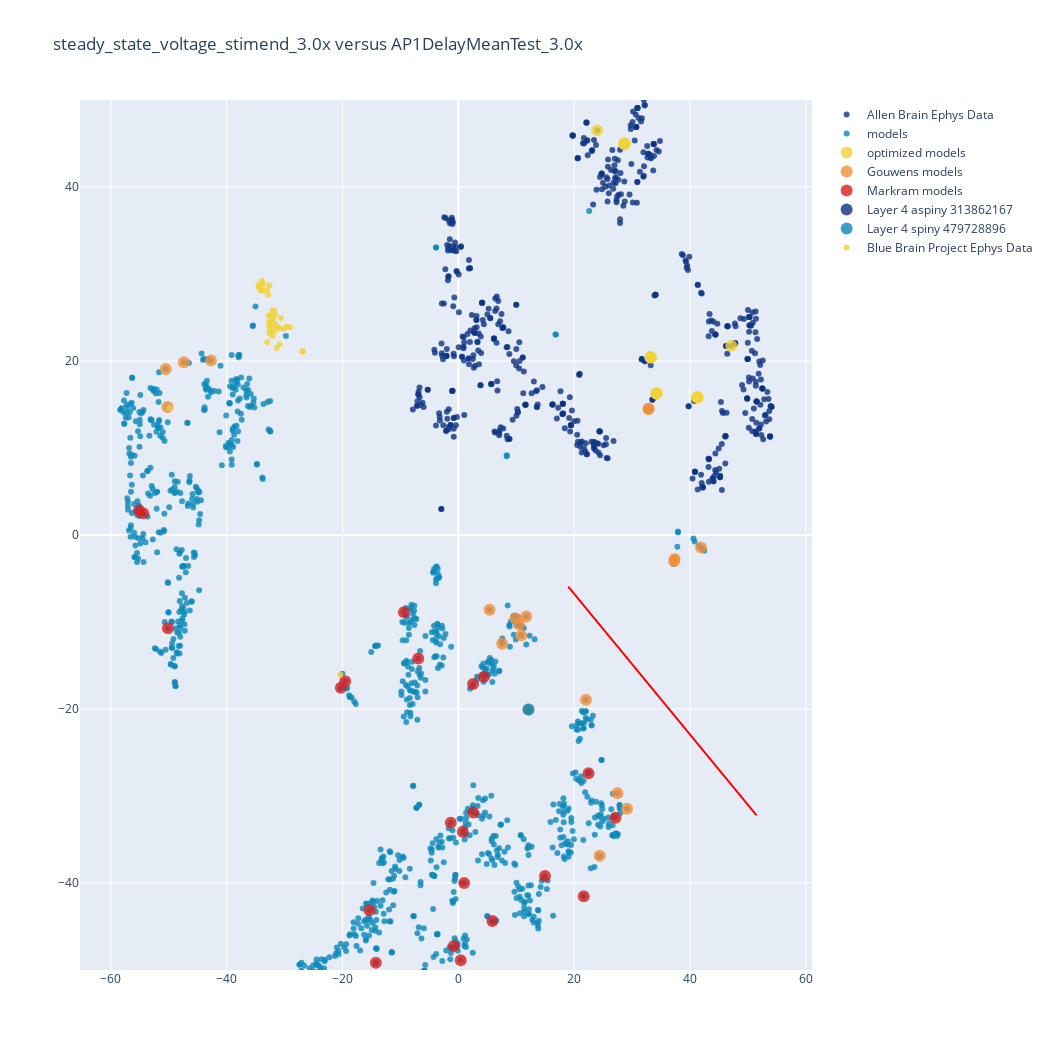

Notebook code cell kept with this figure:
### Code cell
import plotly.express as px
import plotly.graph_objects as go

data = []
trace0=(x[0,experiment_idx_labels],x[1,experiment_idx_labels],'Allen Brain Ephys Data',experiment_idx)
trace1=(x[0,model_index_labels],x[1,model_index_labels],'models',model_idx)
trace2=(x[0,new_model_labels],x[1,new_model_labels],'optimized models',new_models_idx)
trace3=(x[0,gouwens_idx_labels],x[1,gouwens_idx_labels],'Gouwens models',gouwens_idx)
trace4=(x[0,markram_idx_labels],x[1,markram_idx_labels],'Markram models',markram_idx)
trace7=(x[0,bbp],x[1,bbp],'Blue Brain Project Ephys Data',bbp_idx_labels)

trace5=([x[0,experiment_idx_labels][42]],[x[1,experiment_idx_labels]],'Layer 4 aspiny 313862167',experiment_idx_labels)
trace6=([x[0,gouwens_idx_labels][-7]],[x[1,gouwens_idx_labels][-7]],'Layer 4 spiny 479728896',gouwens_idx_labels)

# trace7=([iso[0,gouwens_idx_labels][-7]],[iso[1,gouwens_idx_labels][-7]],'Layer 4 spiny 479728896',gouwens_idx_labels)
#plt.scatter(iso[0,bbp_labels],iso[1,bbp_labels],s=10, c='purple',cmap='rainbow',label='BBP')
trace7=(x[0,bbp],x[1,bbp],'Blue Brain Project Ephys Data',df[bbpindex].index.values)

classif = OneVsRestClassifier(SVC(kernel='linear'))
classif.fit(x.T, groundtruth)
min_x = np.min(x[:, 0])
max_x = np.max(x[:, 0])
w = classif.coef_[0]
a = -w[0] / w[1]
xx = np.linspace(min_x - 5, max_x + 5)  # make sure the line is long enough
yy = a * xx - (classif.intercept_[0]) / w[1]


traces = [trace0,trace1,trace2,trace3,trace4,trace5,trace6,trace7,None]
cnt=0
theme = px.colors.diverging.Portland
for i,ttt in enumerate(traces):
    if cnt==len(theme):
        cnt=0
    if i>1 and i!=7:
        size = 12
    else:
        size = 6
        
    if i==8:
        trace = {
          "line": {
            "dash": "solid", 
            "color": "rgb(255,0,0)", 
            "shape": "linear", 
            "width": 2
          }, 
          "mode": "lines", 
          "name": "Decision Boundary", 
          "text": "Decision Boundary", 
          "type": "scatter", 
          "x": xx, 
          "y": yy,
          "yaxis": "y1", 
          "showlegend": False
        }
    else:
        trace = dict(
            type='scatter',
            text = df[df.index.isin(ttt[3])].index,
            x=ttt[0],
            y=ttt[1],
            mode='markers',
            name=ttt[2],
            marker=dict(
                color=theme[cnt],
                size=size,
                line=dict(
                    color='rgba(217, 217, 217, 0.14)',
                    width=0.5),
                opacity=0.8)
        )
    data.append(trace)
    cnt+=1


layout = go.Layout(yaxis=dict(range=[-50, 50]))
fig = go.Figure(
    data=data,
    layout_title_text="steady_state_voltage_stimend_3.0x versus AP1DelayMeanTest_3.0x", layout=layout
)

#layout = {'scene': {'xaxis': {'showspikes': False}}}
fig.update_layout(
    autosize=False,
    width=1050,
    height=1050
)


pio.show(fig)

### Figure 1 — Plotly figure (JSON) as saved in the notebook; plotly's stock layout.template omitted (floating-point values rounded to 4 significant figures; data arrays with more than 128 entries replaced by an {"elided": "..."} marker saying what was removed)
{"data": [{"marker": {"color": "rgb(12,51,131)", "line": {"color": "rgba(217, 217, 217, 0.14)", "width": 0.5}, "opacity": 0.8, "size": 6}, "mode": "markers", "name": "Allen Brain Ephys Data", "text": {"elided": "581 int values"}, "type": "scatter", "x": {"elided": "581 float values"}, "y": {"elided": "581 float values"}}, {"marker": {"color": "rgb(10,136,186)", "line": {"color": "rgba(217, 217, 217, 0.14)", "width": 0.5}, "opacity": 0.8, "size": 6}, "mode": "markers", "name": "models", "text": {"elided": "968 str values"}, "type": "scatter", "x": {"elided": "968 float values"}, "y": {"elided": "968 float values"}}, {"marker": {"color": "rgb(242,211,56)", "line": {"color": "rgba(217, 217, 217, 0.14)", "width": 0.5}, "opacity": 0.8, "size": 12}, "mode": "markers", "name": "optimized models", "text": [313861539, 313861677, 313862167, 313862167, 313862167, 313862167, 313862167, 313862167, 313862167, 313862167, 313862167, 313862167, 313862167, 313862167, 313862167, 313862167, 313862167, 313862167], "type": "scatter", "x": [23.98, 47.15, 28.69, 28.69, 41.29, 41.29, 28.69, 28.69, 41.29, 41.29, 33.23, 33.23, 34.23, 34.23, 33.23, 33.23, 34.23, 34.23], "y": [46.51, 21.76, 44.98, 44.98, 15.82, 15.82, 44.98, 44.98, 15.82, 15.82, 20.43, 20.43, 16.27, 16.27, 20.43, 20.43, 16.27, 16.27]}, {"marker": {"color": "rgb(242,143,56)", "line": {"color": "rgba(217, 217, 217, 0.14)", "width": 0.5}, "opacity": 0.8, "size": 12}, "mode": "markers", "name": "Gouwens models", "text": ["NMLCL001432", "NMLCL001435", "NMLCL001440", "NMLCL001443", "NMLCL001448", "NMLCL001455", "NMLCL001459", "NMLCL001467", "NMLCL001470", "NMLCL001476", "NMLCL001484", "NMLCL001498", "NMLCL001501", "NMLCL001508", "NMLCL001513", "NMLCL001516", "NMLCL001522", "NMLCL001532", "NMLCL001537", "NMLCL001540"], "type": "scatter", "x": [37.27, 10.47, -50.5, 9.868, -50.22, 32.85, 41.92, -47.39, 5.386, 11.73, 29.13, 7.58, 24.42, 12.11, 37.36, 10.87, -42.73, 22.05, 27.48, 32.86], "y": [-2.982, -10.25, 19.08, -9.571, 14.71, 14.5, -1.446, 19.85, -8.58, -9.373, -31.47, -12.49, -36.86, -20.05, -2.788, -11.54, 20.07, -18.95, -29.68, 14.51]}, {"marker": {"color": "rgb(217,30,30)", "line": {"color": "rgba(217, 217, 217, 0.14)", "width": 0.5}, "opacity": 0.8, "size": 12}, "mode": "markers", "name": "Markram models", "text": ["NMLCL000091", "NMLCL000123", "NMLCL000187", "NMLCL000219", "NMLCL000283", "NMLCL000293", "NMLCL000325", "NMLCL000389", "NMLCL000559", "NMLCL000623", "NMLCL000655", "NMLCL000719", "NMLCL000729", "NMLCL000761", "NMLCL000793", "NMLCL000857", "NMLCL000889", "NMLCL000963", "NMLCL000995", "NMLCL001059", "NMLCL001091", "NMLCL001124"], "type": "scatter", "x": [-14.25, -19.54, -6.911, -20.29, -1.301, -50.15, 0.7786, 2.587, 0.4144, -15.33, -9.393, 4.424, 2.547, -0.7813, -55.17, 1.019, -54.43, 27.14, 22.49, 14.97, 5.89, 21.66], "y": [-49.18, -16.82, -14.19, -17.55, -33.06, -10.72, -34.1, -31.91, -48.87, -43.13, -8.88, -16.3, -17.14, -47.25, 2.822, -40.0, 2.496, -32.51, -27.38, -39.2, -44.38, -41.53]}, {"marker": {"color": "rgb(12,51,131)", "line": {"color": "rgba(217, 217, 217, 0.14)", "width": 0.5}, "opacity": 0.8, "size": 12}, "mode": "markers", "name": "Layer 4 aspiny 313862167", "text": [], "type": "scatter", "x": [23.02], "y": {"elided": "1x581 float values"}}, {"marker": {"color": "rgb(10,136,186)", "line": {"color": "rgba(217, 217, 217, 0.14)", "width": 0.5}, "opacity": 0.8, "size": 12}, "mode": "markers", "name": "Layer 4 spiny 479728896", "text": [], "type": "scatter", "x": [12.11], "y": [-20.05]}, {"marker": {"color": "rgb(242,211,56)", "line": {"color": "rgba(217, 217, 217, 0.14)", "width": 0.5}, "opacity": 0.8, "size": 6}, "mode": "markers", "name": "Blue Brain Project Ephys Data", "text": ["B77", "B76", "B82", "B15", "B28", "A86", "B9", "A13", "A53", "B95", "B24", "B90", "B78", "A87", "A88", "A100", "B4", "A77", "A22", "B19", "B93", "A84", "B94", "B50", "B22", "A15", "B39", "A66", "B23", "B18", "A85", "A51", "B47", "A89", "A90", "A91", "B8", "A82", "B27", "A80"], "type": "scatter", "x": [-32.13, -32.13, -31.12, -33.74, -31.79, -33.01, -32.59, -29.06, -34.44, -32.08, -33.02, -32.63, -34.5, -20.39, -26.89, -33.88, -31.61, -30.84, -32.78, -33.9, -31.81, -29.61, -31.06, -31.94, -32.54, -32.54, -34.16, -32.71, -31.63, -30.16, -33.75, -32.37, -32.82, -49.92, -26.9, -31.88, -32.47, -30.64, -31.34, -32.65], "y": [25.77, 24.65, 23.73, 28.08, 25.82, 28.14, 23.16, 23.88, 28.8, 22.87, 22.16, 28.69, 28.54, -16.05, 21.12, 28.79, 25.29, 21.93, 25.24, 29.23, 23.78, 23.97, 23.87, 25.01, 24.12, 24.3, 28.14, 24.55, 24.3, 23.72, 28.84, 25.3, 27.61, 14.58, 21.06, 23.33, 23.38, 24.96, 21.5, 23.86]}, {"line": {"color": "rgb(255,0,0)", "dash": "solid", "shape": "linear", "width": 2}, "mode": "lines", "name": "Decision Boundary", "showlegend": false, "text": "Decision Boundary", "type": "scatter", "x": [18.98, 19.65, 20.31, 20.97, 21.64, 22.3, 22.97, 23.63, 24.29, 24.96, 25.62, 26.28, 26.95, 27.61, 28.28, 28.94, 29.6, 30.27, 30.93, 31.59, 32.26, 32.92, 33.59, 34.25, 34.91, 35.58, 36.24, 36.9, 37.57, 38.23, 38.9, 39.56, 40.22, 40.89, 41.55, 42.21, 42.88, 43.54, 44.21, 44.87, 45.53, 46.2, 46.86, 47.53, 48.19, 48.85, 49.52, 50.18, 50.84, 51.51], "y": [-5.935, -6.472, -7.008, -7.545, -8.081, -8.618, -9.154, -9.691, -10.23, -10.76, -11.3, -11.84, -12.37, -12.91, -13.45, -13.98, -14.52, -15.06, -15.59, -16.13, -16.67, -17.2, -17.74, -18.28, -18.81, -19.35, -19.88, -20.42, -20.96, -21.49, -22.03, -22.57, -23.1, -23.64, -24.18, -24.71, -25.25, -25.79, -26.32, -26.86, -27.4, -27.93, -28.47, -29.01, -29.54, -30.08, -30.62, -31.15, -31.69, -32.22], "yaxis": "y"}], "layout": {"autosize": false, "height": 1050, "title": {"text": "steady_state_voltage_stimend_3.0x versus AP1DelayMeanTest_3.0x"}, "width": 1050, "yaxis": {"range": [-50, 50]}}}
